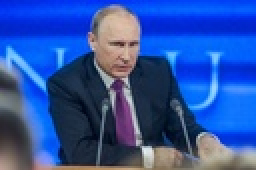
%> input picture images/putin-stock-free.jpg, 128 x 85 px, shrunk from 1920 x 1272 before the run, given in place of Lenna.png, which was not available (shown 2 times larger)
$ octave power_law_transform.m   (GNU Octave 9; MATLAB toolbox functions it lacks are replaced by stand-ins)
%> lines starting %> are read from the running program, lines starting %| are printed output that depends on the picture; pictures that were not available may be replaced by others from this repository, and a replacement may not be noted
clc;
close all;
clear all;

rgbi = imread('F:\dip_simulation2_Kunwar_Subhransu\images\Lenna.png');
%> rgbi is the input picture: size 85x128x3 uint8; mean R, G, B 45.3, 82.8, 165.4
gryi = rgb2gray(rgbi);
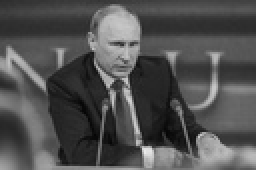
%> gryi: size 85x128 uint8 (shown 2 times larger); min 5, max 233, mean 81
gryi = im2double(gryi);
%> gryi: size 85x128 double
g = gryi;
const_=input('Enter the constant value:');
%> the answer given: 3
gamma_=input('Enter the gamma value:');
%> the answer given: 2
[M N] = size(gryi);
%> M = 85; N = 128
r = [0:255];
r = r/max(r);
%disp(r);
s = const_*(r.^gamma_);

count_=0
for i = 1:M
    for j = 1:N
        value = 0;
        for k = 1:256
            if (gryi(i,j)==r(k))
                value=s(k);
                %count_ = count_+1
            end
        end
        g(i,j)=value;
    end
end
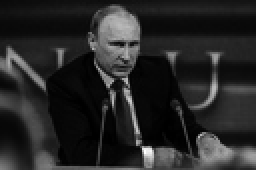
%> g: size 85x128 double (shown 2 times larger); min 0.00115, max 2.5, mean 0.386; drawn with min black and max white
%disp(count_);
figure,imshow(gryi);
figure,imshow(g);
%> after `imshow(g)`:
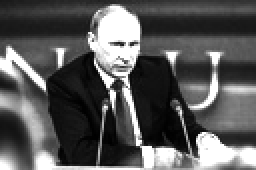
%> displayed picture: size 85x128, on the screen's scale of 0 to 255 (shown 2 times larger); min 0, max 255, mean 89.4
figure, plot(r,s);
%> after `plot(r,s)`:
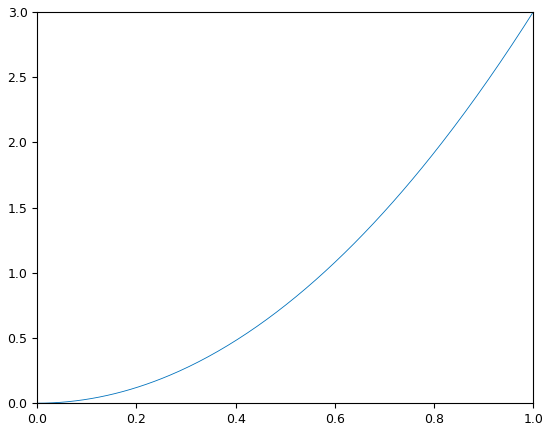
%> figure redrawn from the program's plot data; curve peaks at x = 1, y = 3
